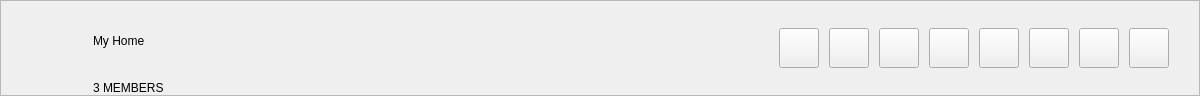
<?xml version='1.0' encoding='utf-8'?>
<ui version="4.0">
 <class>TopBar</class>
 <widget class="QWidget" name="TopBar">
  <property name="geometry"><rect><x>0</x><y>0</y><width>1200</width><height>96</height></rect></property>
  <layout class="QVBoxLayout" name="topRoot">
   <property name="leftMargin"><number>0</number></property>
   <property name="topMargin"><number>0</number></property>
   <property name="rightMargin"><number>0</number></property>
   <property name="bottomMargin"><number>0</number></property>
   <property name="spacing"><number>0</number></property>
   <item>
    <widget class="QFrame" name="topBarFrame">
     <property name="frameShape"><enum>QFrame::StyledPanel</enum></property>
     <layout class="QHBoxLayout" name="topBarLayout">
      <property name="leftMargin"><number>26</number></property>
      <property name="topMargin"><number>0</number></property>
      <property name="rightMargin"><number>30</number></property>
      <property name="bottomMargin"><number>0</number></property>
      <property name="spacing"><number>14</number></property>
      <item>
       <widget class="QLabel" name="avatar">
        <property name="minimumSize"><size><width>52</width><height>52</height></size></property>
        <property name="maximumSize"><size><width>52</width><height>52</height></size></property>
        <property name="alignment"><set>Qt::AlignCenter</set></property>
        <property name="text"><string /></property>
       </widget>
      </item>
      <item>
       <layout class="QVBoxLayout" name="titleCol">
        <property name="spacing"><number>0</number></property>
        <item>
         <widget class="QLabel" name="headerTitle">
          <property name="text"><string>My Home</string></property>
          <property name="role" stdset="0"><string>headerTitle</string></property>
         </widget>
        </item>
        <item>
         <layout class="QHBoxLayout" name="subRow">
          <property name="spacing"><number>6</number></property>
          <item>
           <widget class="QLabel" name="headerSub">
            <property name="text"><string>3 MEMBERS</string></property>
            <property name="role" stdset="0"><string>headerSub</string></property>
           </widget>
          </item>
          <item>
           <widget class="QLabel" name="memberChevron">
            <property name="minimumSize"><size><width>14</width><height>14</height></size></property>
            <property name="maximumSize"><size><width>14</width><height>14</height></size></property>
            <property name="text"><string /></property>
           </widget>
          </item>
          <item>
           <spacer name="subSpacer">
            <property name="orientation"><enum>Qt::Horizontal</enum></property>
            <property name="sizeHint" stdset="0"><size><width>10</width><height>10</height></size></property>
           </spacer>
          </item>
         </layout>
        </item>
       </layout>
      </item>
      <item>
       <spacer name="topSpacer">
        <property name="orientation"><enum>Qt::Horizontal</enum></property>
        <property name="sizeHint" stdset="0"><size><width>60</width><height>20</height></size></property>
       </spacer>
      </item>
      <item>
       <layout class="QHBoxLayout" name="navRow">
        <property name="spacing"><number>10</number></property>
        <item><widget class="QPushButton" name="navBtn0"><property name="minimumSize"><size><width>40</width><height>40</height></size></property><property name="maximumSize"><size><width>40</width><height>40</height></size></property><property name="text"><string /></property><property name="role" stdset="0"><string>navIcon</string></property></widget></item>
        <item><widget class="QPushButton" name="navBtn1"><property name="minimumSize"><size><width>40</width><height>40</height></size></property><property name="maximumSize"><size><width>40</width><height>40</height></size></property><property name="text"><string /></property><property name="role" stdset="0"><string>navIcon</string></property></widget></item>
        <item><widget class="QPushButton" name="navBtn2"><property name="minimumSize"><size><width>40</width><height>40</height></size></property><property name="maximumSize"><size><width>40</width><height>40</height></size></property><property name="text"><string /></property><property name="role" stdset="0"><string>navIcon</string></property></widget></item>
        <item><widget class="QPushButton" name="navBtn3"><property name="minimumSize"><size><width>40</width><height>40</height></size></property><property name="maximumSize"><size><width>40</width><height>40</height></size></property><property name="text"><string /></property><property name="role" stdset="0"><string>navIcon</string></property></widget></item>
        <item><widget class="QPushButton" name="navBtn4"><property name="minimumSize"><size><width>40</width><height>40</height></size></property><property name="maximumSize"><size><width>40</width><height>40</height></size></property><property name="text"><string /></property><property name="role" stdset="0"><string>navIcon</string></property></widget></item>
        <item><widget class="QPushButton" name="navBtn5"><property name="minimumSize"><size><width>40</width><height>40</height></size></property><property name="maximumSize"><size><width>40</width><height>40</height></size></property><property name="text"><string /></property><property name="role" stdset="0"><string>navIcon</string></property></widget></item>
        <item><widget class="QPushButton" name="navBtn6"><property name="minimumSize"><size><width>40</width><height>40</height></size></property><property name="maximumSize"><size><width>40</width><height>40</height></size></property><property name="text"><string /></property><property name="role" stdset="0"><string>navIcon</string></property></widget></item>
        <item><widget class="QPushButton" name="navBtn7"><property name="minimumSize"><size><width>40</width><height>40</height></size></property><property name="maximumSize"><size><width>40</width><height>40</height></size></property><property name="text"><string /></property><property name="role" stdset="0"><string>navIcon</string></property></widget></item>
       </layout>
      </item>
     </layout>
    </widget>
   </item>
  </layout>
 </widget>
 <connections />
<customwidgets><customwidget><class>QPushButton</class><extends>QPushButton</extends><header location="global">Custom_Widgets.Theme.h</header><container>1</container></customwidget><customwidget><class>QLabel</class><extends>QLabel</extends><header location="global">Custom_Widgets.Theme.h</header><container>1</container></customwidget></customwidgets></ui>
